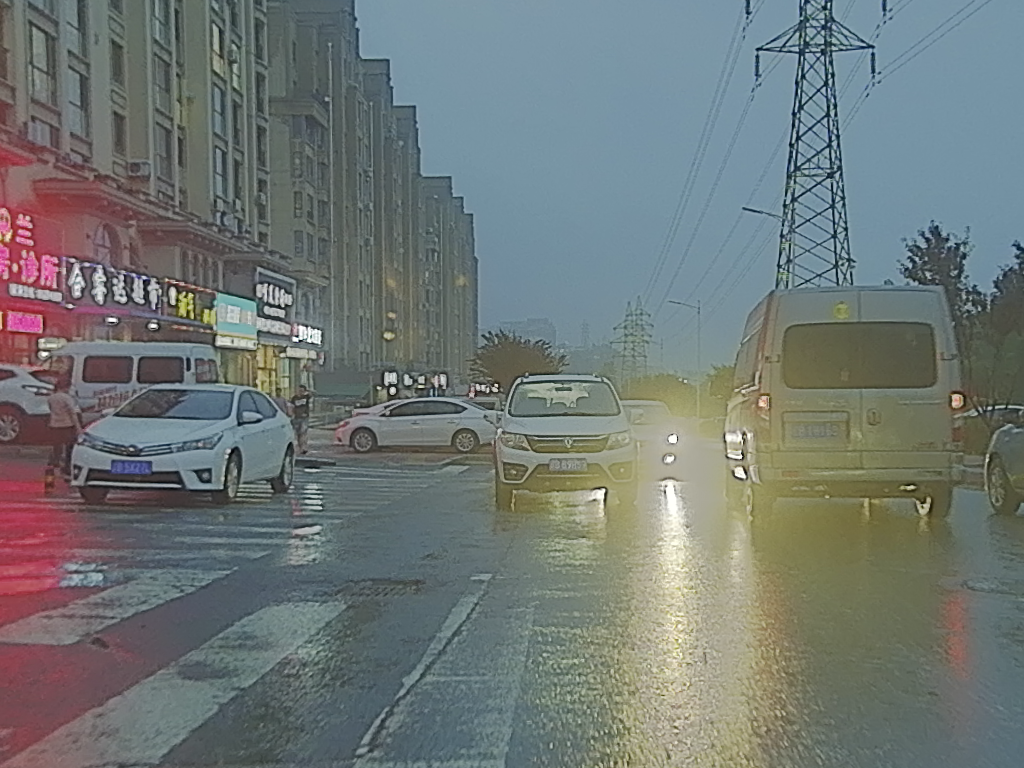
#> input picture imgs/00000.png, 1024 x 768 px
$ python rotate_trans.py
#> lines starting #> are read from the running program, lines starting #| are printed output that depends on the picture
import cv2
import numpy as np
import matplotlib.pylab as plt
from PIL import Image
img = cv2.imread("../imgs/00000.png",cv2.IMREAD_GRAYSCALE)
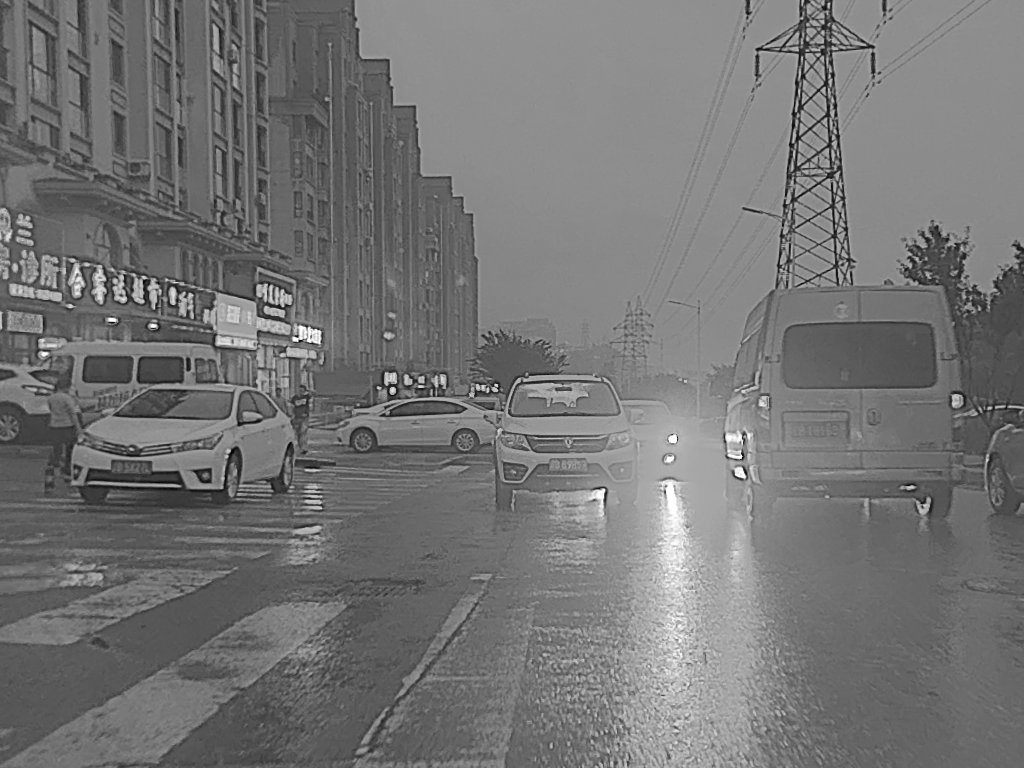
#> img: shape (768, 1024); min 0, max 254, mean 116.4
# cv2.imshow("img",img)
# smaller_img = cv2.resize(img,(200,200),interpolation=cv2.INTER_LINEAR)
# cv2.imshow("smaller_img",smaller_img)
rows,cols = img.shape[:2]
#> rows = 768; cols = 1024
M = cv2.getRotationMatrix2D((cols/2,rows/2),45,1)
dst = cv2.warpAffine(img,M,(cols,rows))
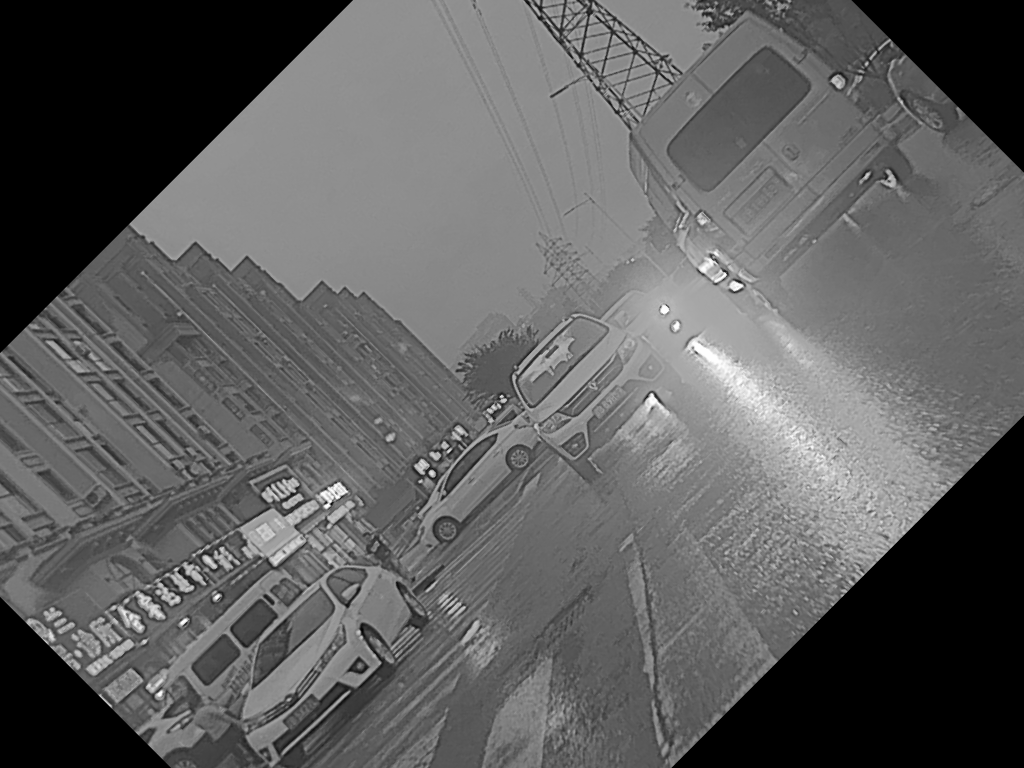
#> dst: shape (768, 1024); min 0, max 254, mean 94.4
cv2.imshow("dst",dst)


M = np.float32([[1,0,-100],[0,1,-100]])
dst = cv2.warpAffine(img,M,(cols,rows))
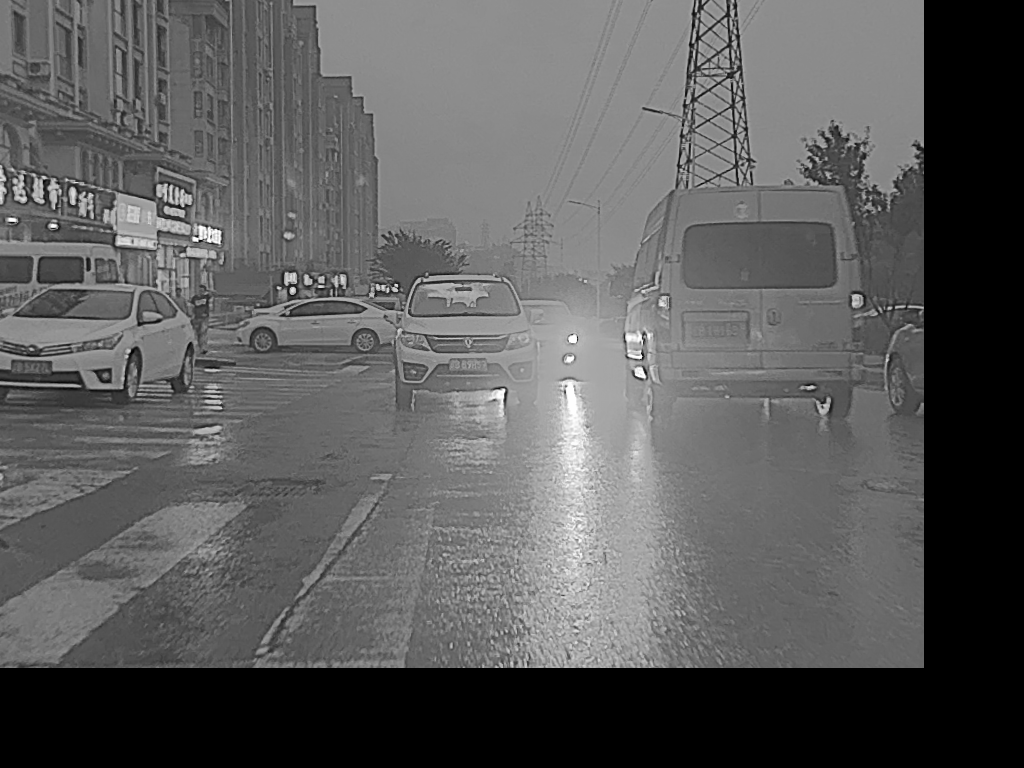
#> dst: shape (768, 1024); min 0, max 254, mean 91.6
plt.imshow(dst)
cv2.imshow("dst",dst)


plt.show()
cv2.waitKey()

$ run again, with imgs/00025.png copied over imgs/00000.png
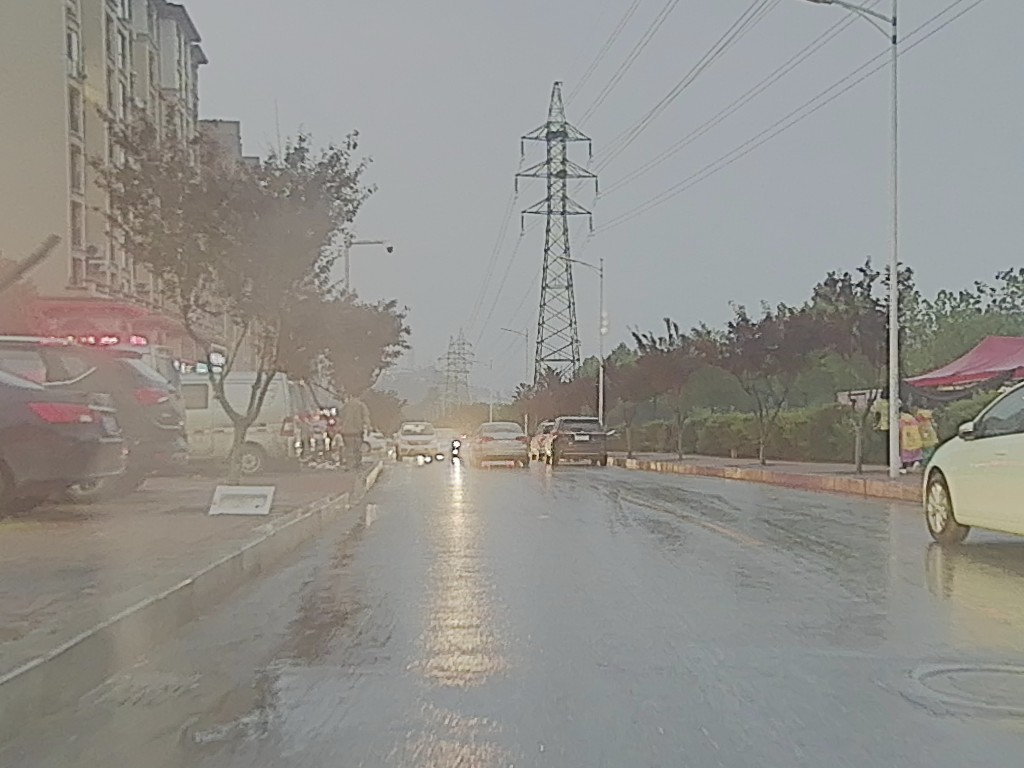
#> input picture imgs/00025.png, 1024 x 768 px
#> `dst = cv2.warpAffine(img,M,(cols,rows))`:
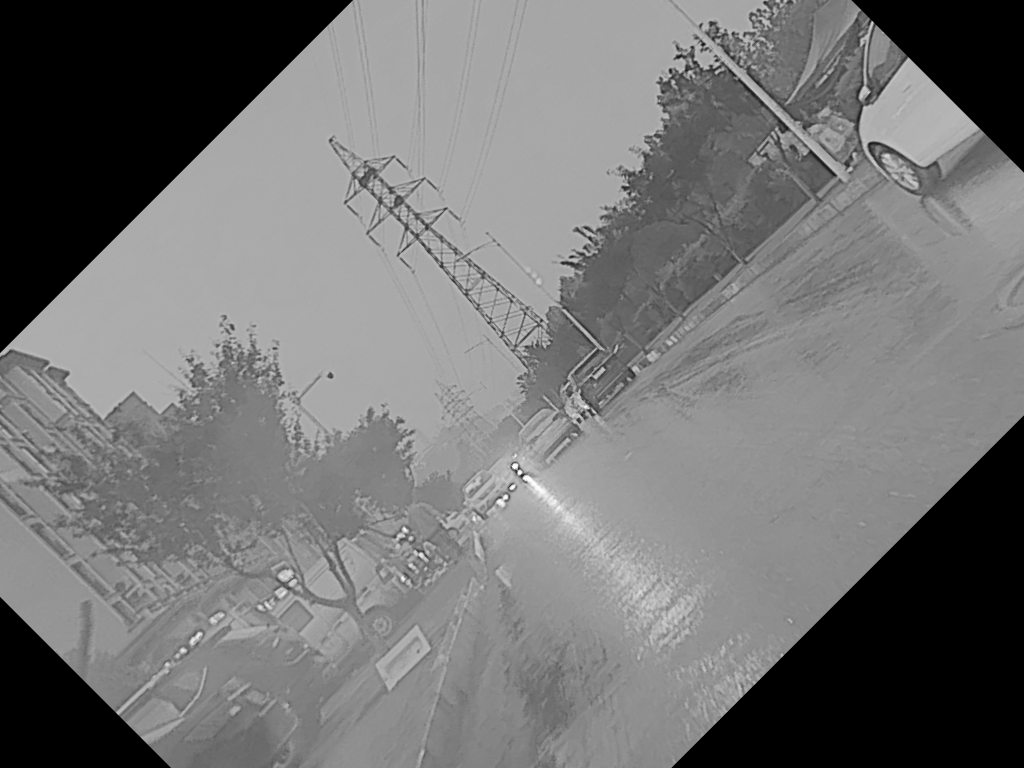
#> dst: shape (768, 1024); min 0, max 253, mean 115.8
#> `dst = cv2.warpAffine(img,M,(cols,rows))`:
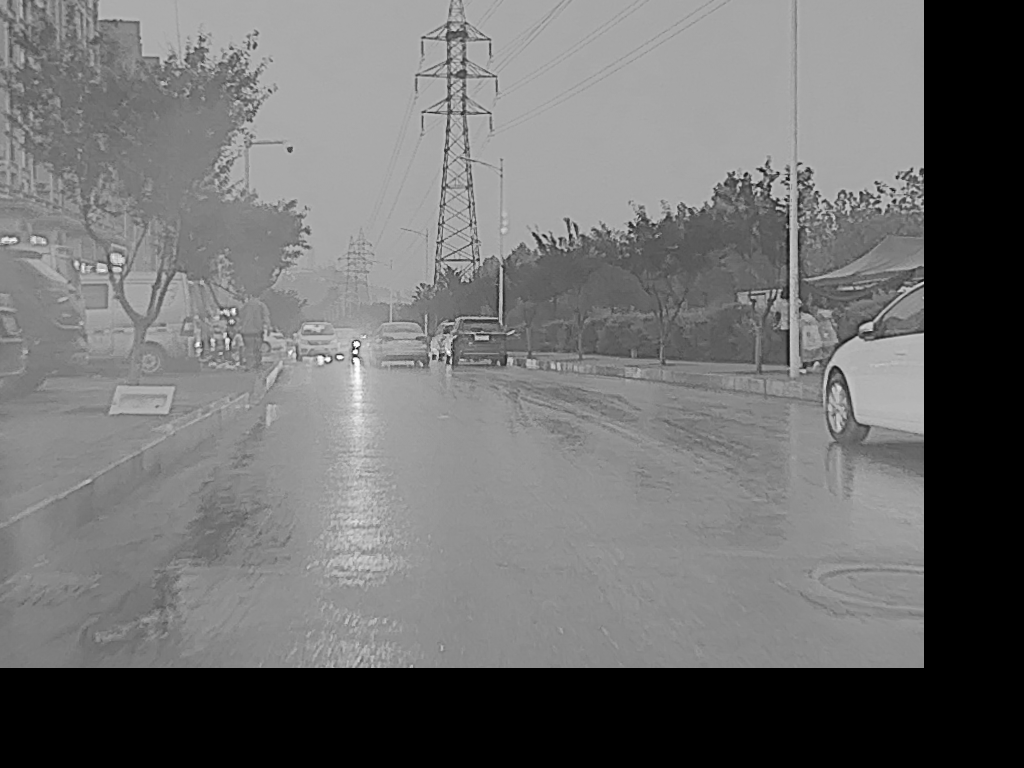
#> dst: shape (768, 1024); min 0, max 254, mean 111.9

$ run again, with imgs/00031.png copied over imgs/00000.png
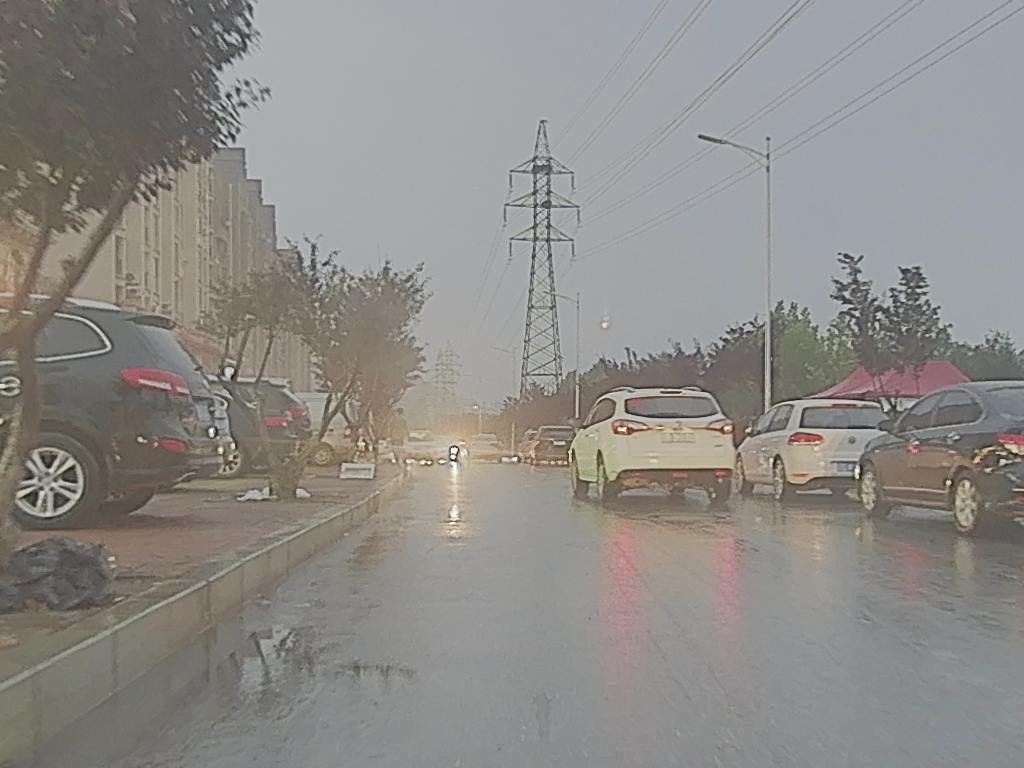
#> input picture imgs/00031.png, 1024 x 768 px
#> `dst = cv2.warpAffine(img,M,(cols,rows))`:
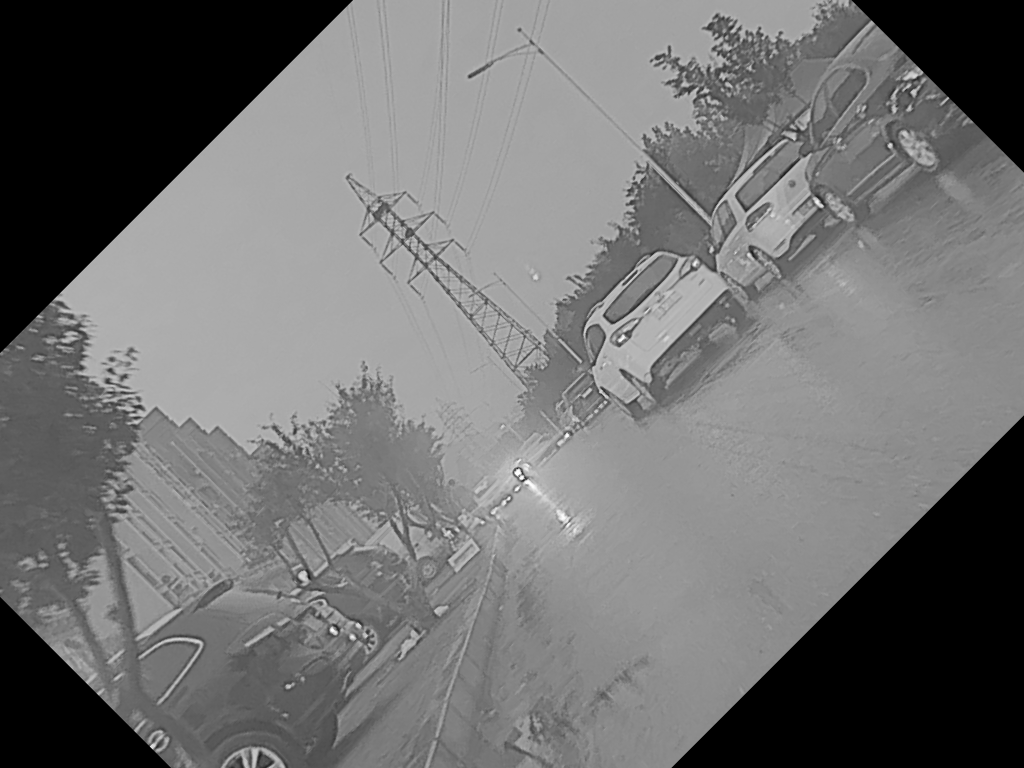
#> dst: shape (768, 1024); min 0, max 254, mean 112.8
#> `dst = cv2.warpAffine(img,M,(cols,rows))`:
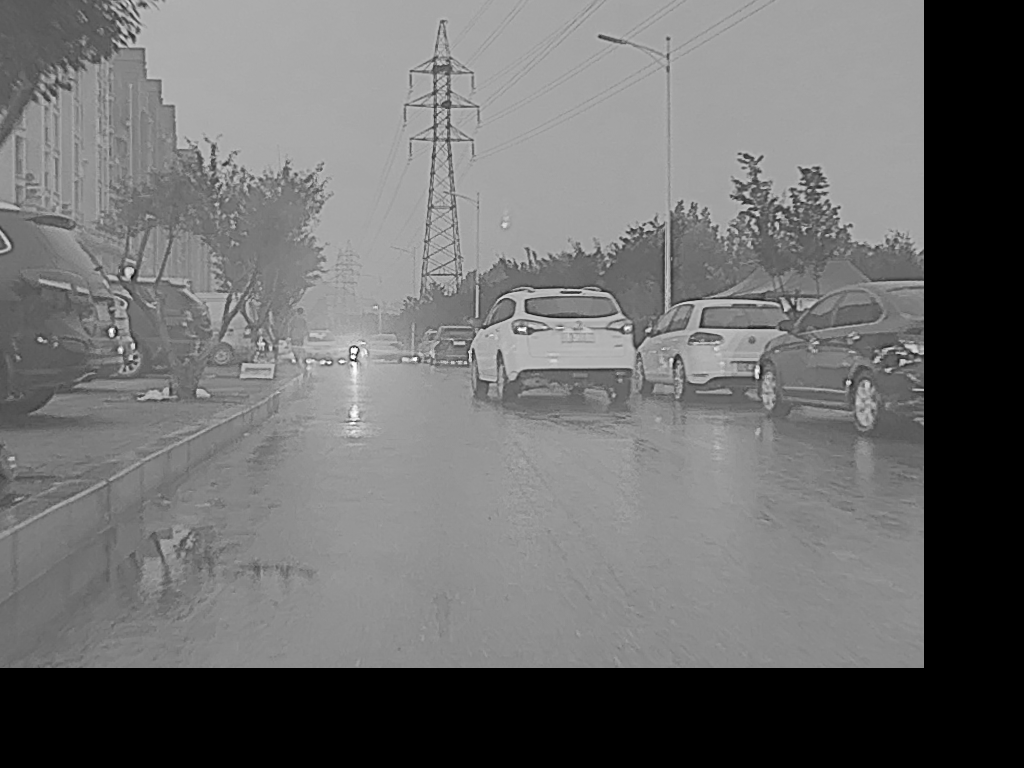
#> dst: shape (768, 1024); min 0, max 254, mean 110.2
